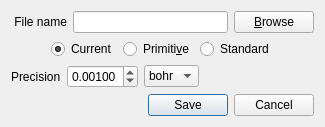
<?xml version="1.0" encoding="UTF-8"?>
<ui version="4.0">
 <class>WriteDialog</class>
 <widget class="QDialog" name="WriteDialog">
  <property name="geometry">
   <rect>
    <x>0</x>
    <y>0</y>
    <width>450</width>
    <height>147</height>
   </rect>
  </property>
  <property name="windowTitle">
   <string>Dialog</string>
  </property>
  <layout class="QVBoxLayout" name="verticalLayout">
   <property name="sizeConstraint">
    <enum>QLayout::SetFixedSize</enum>
   </property>
   <item>
    <widget class="QWidget" name="widget" native="true">
     <layout class="QHBoxLayout" name="horizontalLayout">
      <property name="leftMargin">
       <number>0</number>
      </property>
      <property name="topMargin">
       <number>0</number>
      </property>
      <property name="rightMargin">
       <number>0</number>
      </property>
      <property name="bottomMargin">
       <number>0</number>
      </property>
      <item>
       <widget class="QLabel" name="filenameLabel">
        <property name="text">
         <string> File name</string>
        </property>
       </widget>
      </item>
      <item>
       <widget class="QLineEdit" name="filename">
        <property name="readOnly">
         <bool>false</bool>
        </property>
       </widget>
      </item>
      <item>
       <widget class="QPushButton" name="browse">
        <property name="text">
         <string>&amp;Browse</string>
        </property>
       </widget>
      </item>
     </layout>
    </widget>
   </item>
   <item>
    <widget class="QWidget" name="widget_2" native="true">
     <layout class="QHBoxLayout" name="horizontalLayout_2">
      <property name="spacing">
       <number>6</number>
      </property>
      <property name="leftMargin">
       <number>0</number>
      </property>
      <property name="topMargin">
       <number>0</number>
      </property>
      <property name="rightMargin">
       <number>0</number>
      </property>
      <property name="bottomMargin">
       <number>0</number>
      </property>
      <item>
       <spacer name="horizontalSpacer_2">
        <property name="orientation">
         <enum>Qt::Horizontal</enum>
        </property>
        <property name="sizeHint" stdset="0">
         <size>
          <width>40</width>
          <height>20</height>
         </size>
        </property>
       </spacer>
      </item>
      <item>
       <widget class="QRadioButton" name="current">
        <property name="text">
         <string>Current</string>
        </property>
        <property name="checked">
         <bool>true</bool>
        </property>
       </widget>
      </item>
      <item>
       <widget class="QRadioButton" name="primitive">
        <property name="text">
         <string>Primiti&amp;ve</string>
        </property>
       </widget>
      </item>
      <item>
       <widget class="QRadioButton" name="standard">
        <property name="text">
         <string>Standard</string>
        </property>
       </widget>
      </item>
      <item>
       <spacer name="horizontalSpacer_3">
        <property name="orientation">
         <enum>Qt::Horizontal</enum>
        </property>
        <property name="sizeHint" stdset="0">
         <size>
          <width>40</width>
          <height>20</height>
         </size>
        </property>
       </spacer>
      </item>
     </layout>
    </widget>
   </item>
   <item>
    <widget class="QWidget" name="widget_3" native="true">
     <layout class="QHBoxLayout" name="horizontalLayout_3">
      <property name="leftMargin">
       <number>0</number>
      </property>
      <property name="topMargin">
       <number>0</number>
      </property>
      <property name="rightMargin">
       <number>0</number>
      </property>
      <property name="bottomMargin">
       <number>0</number>
      </property>
      <item>
       <widget class="QLabel" name="precisionLabel">
        <property name="text">
         <string>Precision</string>
        </property>
       </widget>
      </item>
      <item>
       <widget class="QDoubleSpinBox" name="precision">
        <property name="decimals">
         <number>5</number>
        </property>
        <property name="minimum">
         <double>0.000010000000000</double>
        </property>
        <property name="maximum">
         <double>1.000000000000000</double>
        </property>
        <property name="singleStep">
         <double>0.001000000000000</double>
        </property>
        <property name="value">
         <double>0.001000000000000</double>
        </property>
       </widget>
      </item>
      <item>
       <widget class="QComboBox" name="unit">
        <item>
         <property name="text">
          <string>bohr</string>
         </property>
        </item>
        <item>
         <property name="text">
          <string>A</string>
         </property>
        </item>
       </widget>
      </item>
      <item>
       <spacer name="horizontalSpacer">
        <property name="orientation">
         <enum>Qt::Horizontal</enum>
        </property>
        <property name="sizeHint" stdset="0">
         <size>
          <width>40</width>
          <height>20</height>
         </size>
        </property>
       </spacer>
      </item>
     </layout>
    </widget>
   </item>
   <item>
    <widget class="QDialogButtonBox" name="buttonBox">
     <property name="orientation">
      <enum>Qt::Horizontal</enum>
     </property>
     <property name="standardButtons">
      <set>QDialogButtonBox::Cancel|QDialogButtonBox::Save</set>
     </property>
    </widget>
   </item>
  </layout>
 </widget>
 <resources/>
 <connections>
  <connection>
   <sender>buttonBox</sender>
   <signal>accepted()</signal>
   <receiver>WriteDialog</receiver>
   <slot>accept()</slot>
   <hints>
    <hint type="sourcelabel">
     <x>248</x>
     <y>254</y>
    </hint>
    <hint type="destinationlabel">
     <x>157</x>
     <y>274</y>
    </hint>
   </hints>
  </connection>
  <connection>
   <sender>buttonBox</sender>
   <signal>rejected()</signal>
   <receiver>WriteDialog</receiver>
   <slot>reject()</slot>
   <hints>
    <hint type="sourcelabel">
     <x>316</x>
     <y>260</y>
    </hint>
    <hint type="destinationlabel">
     <x>286</x>
     <y>274</y>
    </hint>
   </hints>
  </connection>
 </connections>
</ui>
